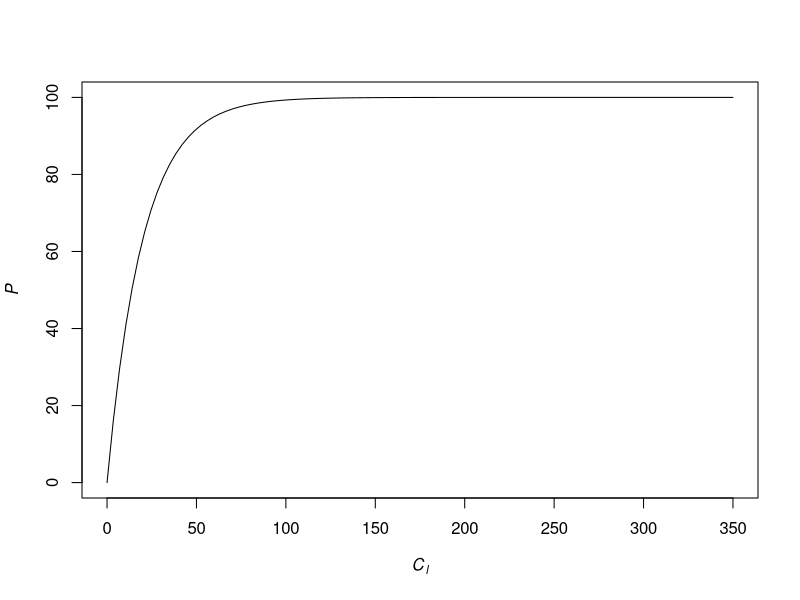
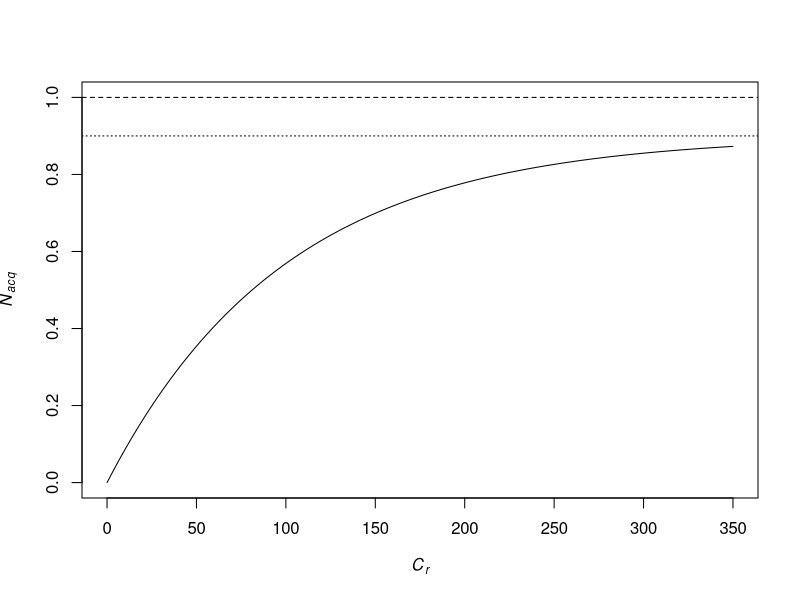
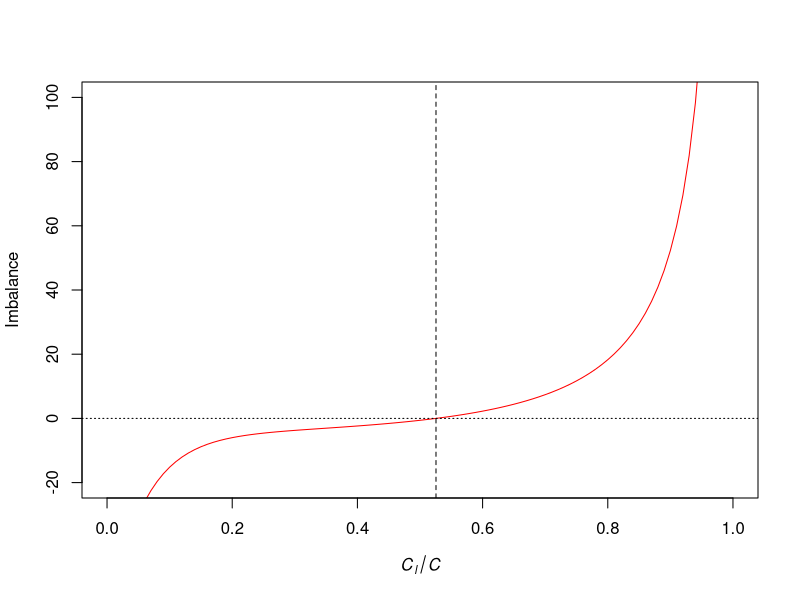

These figures' R source, in order:
## ---- chunk 1
prod <- function( cleaf, ppfd, lue ){
  kbeer         = 0.5
  sla           = 0.1
  prod <- ppfd * lue * ( 1.0 - exp( - kbeer * sla * cleaf ) )
  return(prod)
}
## Example
curve( prod( x, ppfd = 100, lue = 1 ), from = 0, to = 350, xlab = expression(italic(C[l])), ylab = expression(italic(P)) )
## ---- chunk 2
f_noloss <- function( croot ){
  f_unavoidable = 0.1
  k_noloss      = 100
  # f_avl <- (1.0 - f_unavoidable) * croot / (croot + 100 )
  # f_avl <- min( 1.0, croot / 30 )
  out   <- (1.0 - f_unavoidable) * (1.0 - exp( - 0.01 * croot ) )
  return(out)
}
## Example
netmin <- 1.0
curve( netmin * f_noloss(x), from = 0, to = 350, ylim=c(0,1), xlab = expression(italic(C[r])), ylab = expression(italic(N[acq])) )
abline( h=(1-0.1), lty=3 )
abline( h=netmin, lty=2 )
## ---- chunk 3
eval_cnbalance <- function( f_ag, ctot, netmin, lue, ppfd ){
  eff  = 0.7
  resp = 0.1
  r_cton_plant = 30

  ## version where not all aboveground C is leaves
  # out <- (( eff  * ( prod( f_leaf_of_c_ag_tot( f_ag * ctot ) * f_ag * ctot, ppfd, lue ) - resp * ctot ) ) /
  #        ( netmin * f_noloss( (1.0 - f_ag) * ctot ) ) ) - r_cton_plant

  ## version where all aboveground C is leaves
  out <- (( eff  * ( prod( f_ag * ctot, ppfd, lue ) - resp * ctot ) ) /
         ( netmin * f_noloss( (1.0 - f_ag) * ctot ) ) ) - r_cton_plant

  return( out )
}

lue  = 1
ppfd = 60
netmin = 0.8
ctot = 350

## Imbalance as a function of the C_l:C
curve( eval_cnbalance( x, ctot, netmin, lue, ppfd ), from = 0, to = 1.0, col="red", ylim=c(-20,100), xlab=expression(italic(C[l]/C)), ylab=expression(Imbalance) )
abline( h=0, lty=3 )
out_root <- uniroot( function(x) eval_cnbalance( x, ctot, netmin, lue, ppfd ), interval=c(0,1.0) )
abline( v = out_root$root, lty = 2 )
